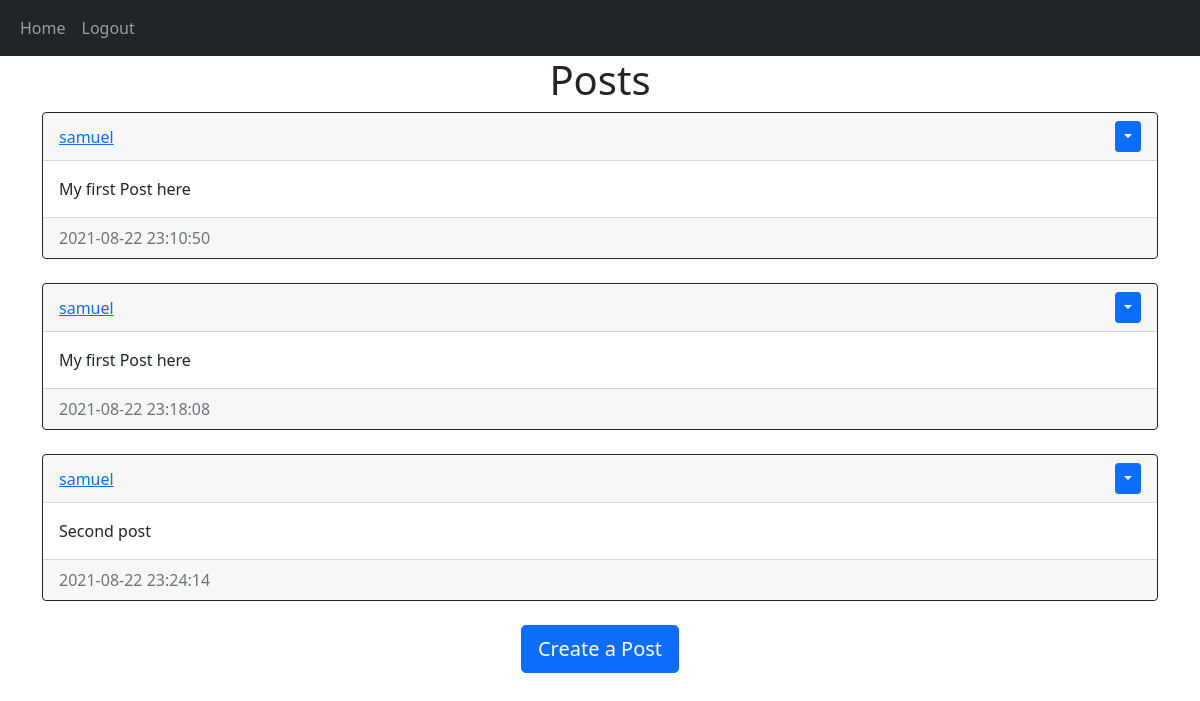
The page /home (signed in) on the database as committed earlier.
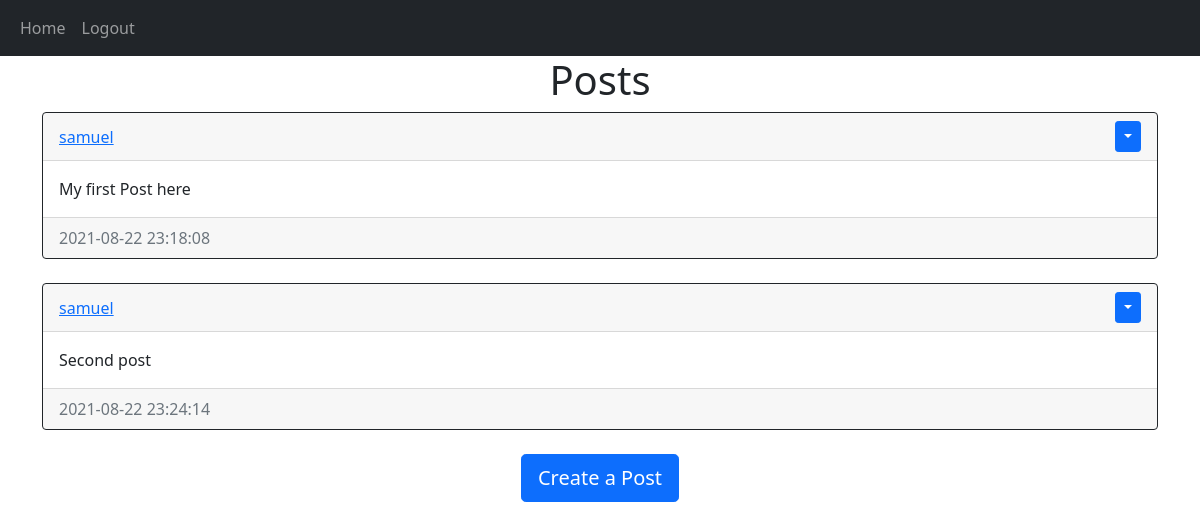
The same page on the database as committed later.
### website/models.py (models this page shows)
class Post(db.Model):
   id = db.Column(db.Integer, primary_key=True)
   text = db.Column(db.Text, nullable=False)
   date_created = db.Column(db.DateTime(timezone=True), default=func.now())
   author = db.Column(db.Integer, db.ForeignKey('user.id', ondelete="CASCADE"), nullable=False)

class User(db.Model, UserMixin):
   id = db.Column(db.Integer, primary_key=True)
   username = db.Column(db.String(64), unique=True)
   email = db.Column(db.String(150), unique=True)
   password = db.Column(db.String(128))
   date_created = db.Column(db.DateTime(timezone=True), default=func.now())
   posts = db.relationship('Post', backref="user", passive_deletes=True)

### website/views.py (the view)
@views.route('/')
@views.route('/home')
@login_required
def home():
    posts = Post.query.all()
    return render_template('home.html', user=current_user, posts=posts)

### website/__init__.py (called while the page is built)
def create_app():
   app = Flask(__name__)
   app.config['SECRET_KEY'] = 'samuelKey'
   app.config['SQLALCHEMY_DATABASE_URI'] = f'sqlite:///{DB_NAME}'
   db.init_app(app)
   from .views import views
   from .auth import auth
   app.register_blueprint(views, url_prefix='/')
   app.register_blueprint(auth, url_prefix='/')
   from .models import User, Post
   create_database(app)
   login_manager = LoginManager()
   login_manager.login_view = "auth.login"
   login_manager.init_app(app)
   @login_manager.user_loader
   def login_user(id):
      return User.query.get(int(id))
   return app

### website/templates/home.html
{% extends "posts_div.html" %} {% block title %}Home{% endblock %}

### website/templates/posts_div.html (shortened to what this page needs)
{% extends "base.html" %} {% block title %}Home{% endblock %} {% block content
%}
<h1 align="center">{% block header %}Posts{% endblock %}</h1>
<div id="posts">
   {% for post in posts %}
   <div class="card border-dark">
      <div class="card-header d-flex justify-content-between align-items-center">
         <a href="/posts/{{post.user.username}}">{{post.user.username}}</a>
         {% if user.id == post.author %}
         <div class="btn-group">
            <button type="button" class="btn btn-sm btn-primary dropdown-toggle" data-bs-toggle="dropdown"></button>
         </div>
         {% endif %}
      </div>
      <div class="card-body">
         <div class="card-text">{{post.text}}</div>
      </div>
      <div class="card-footer text-muted">{{post.date_created}}</div>
   </div>
   <br /> {% endfor %}
</div>
{% block footer %}
<div align="center">
   <a href="/create-post"><button type="button" class="btn btn-primary btn-lg">
         Create a Post
      </button></a>
</div>
{% endblock %} {% endblock %}

### website/templates/base.html (shortened to what this page needs)
<!DOCTYPE html>
<html lang="en">
<head>
   <link href="https://cdn.jsdelivr.net/npm/bootstrap@5.0.2/dist/css/bootstrap.min.css" rel="stylesheet"
 />
</head>
<body>
   <nav class="navbar navbar-expand-lg navbar-dark bg-dark">
      <div class="container-fluid">
         <div class="collapse navbar-collapse" id="navbar">
            <div class="navbar-nav">
               <a class="nav-item nav-link" href="/home">Home</a>
               {% if user.is_authenticated %}
               <a class="nav-item nav-link" href="/logout">Logout</a>
               {% else %}
               <a class="nav-item nav-link" href="/login">Login</a>
               <a class="nav-item nav-link" href="/sign-up">Sign Up</a>
               {% endif %}
            </div>
         </div>
      </div>
   </nav>
   <div class="container">{% block content %} {% endblock %}</div>
</body>
</html>

Rows that differ between the two databases and show on the page:
removed Post: user.username "samuel", text "My first Post here", date_created "2021-08-22 23:10:50"
